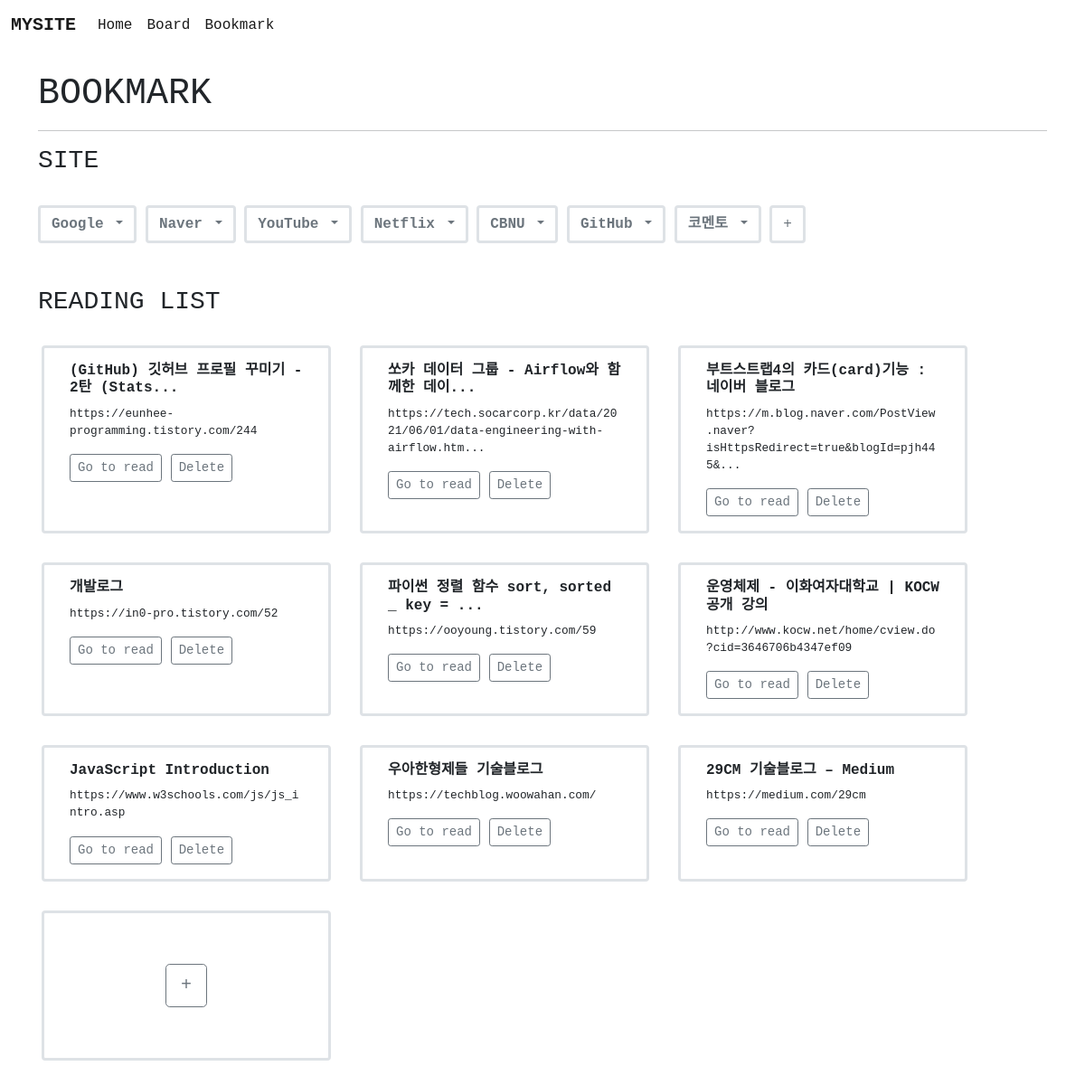
The app's page /book/, older data.
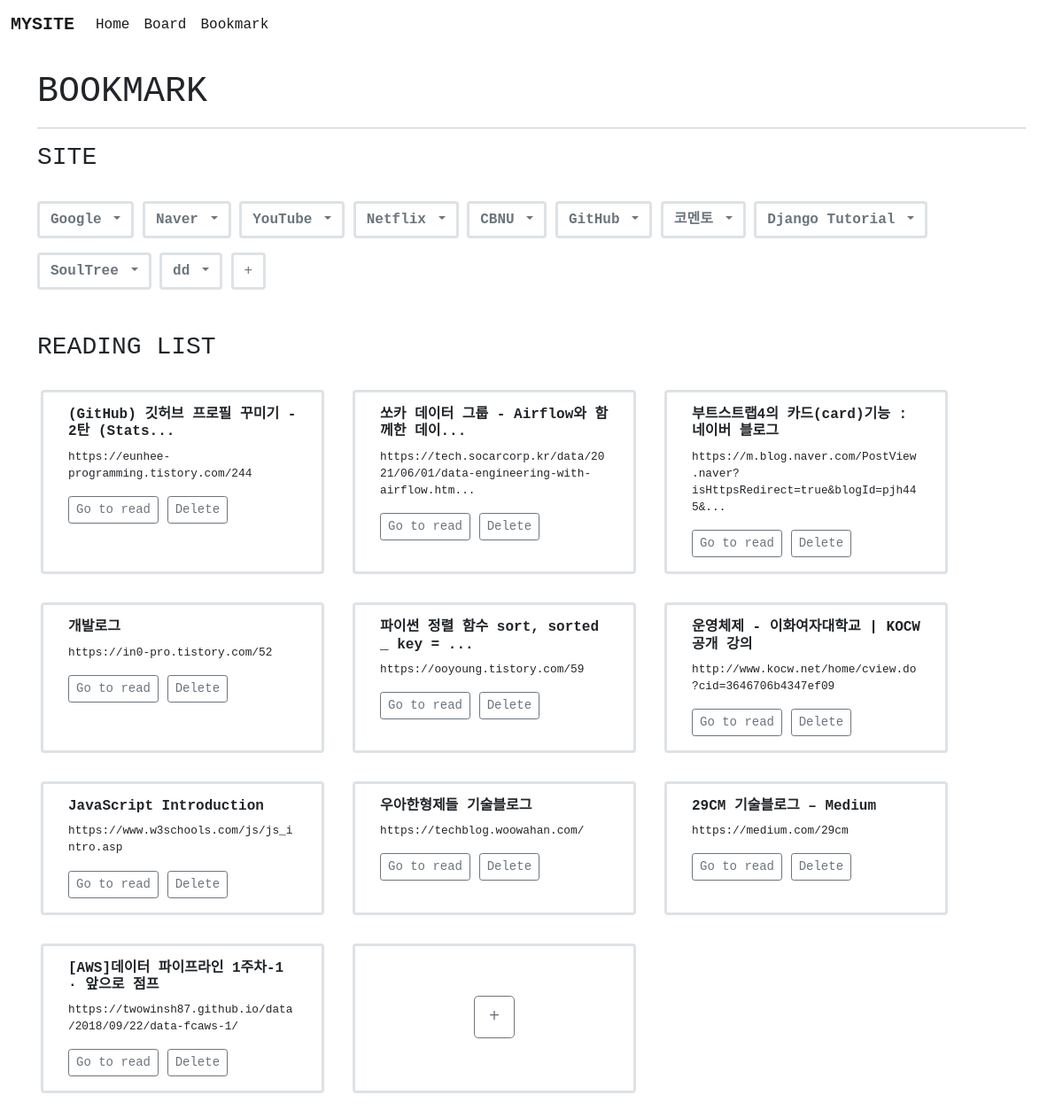
The same page, newer data.
### book/models.py (models this page shows, shortened)
class Book(models.Model):
    site_name = models.CharField(max_length=30)
    site_url = models.TextField()

class Read(models.Model):
    read_url = models.TextField()
    title = models.CharField(max_length=100,null = True)
    def summary(self):
        if len(self.read_url) >= 75:
            return self.read_url[:75] + "..."
        return self.read_url
    def t_summary(self):
        if len(self.title) >= 32:
            return self.title[:32] + "..."
        return self.title

### book/views.py (the view)
# urls.py: path('', views.index, name = 'index'),
def index(request):
    b=Book.objects.all()
    r=Read.objects.all()
    context={
        'blist' : b,
        'rlist' : r,
    }
    return render(request, 'book/index.html', context)

### template/book/index.html (shortened to what this page needs)
{% extends 'base.html' %}
{% block content %}
<div class = 'container mt-4 jm'>
    <H1>BOOKMARK</H1>
    <hr>
    <h3>SITE</h3>
</div>
<div class = 'dropdown container mt-3 jm'>
    {% for i in blist %}
    <button class="border border-3 btn btn-outline-secondary dropdown-toggle mt-3" type="button" data-bs-toggle="dropdown" aria-expanded="false">
       <b>{{ i.site_name }}</b>
    </button>
    {% endfor%}
    <a href = "{% url 'book:create' %}"><button type="button" class="border border-3 btn btn-outline-secondary mt-3" >+</button></a>
</div>
<div class = 'container mt-5 jm'>
    <h3>READING LIST</h3>
</div>
<div class = 'container mt-3 mb-5'>
    <div class = 'row jm'>
        {% for j in rlist %}
        <div class="border border-3 col-4 m-3 card" style="width: 20rem;">
            <div class="card-body">
                <h5 class="card-title" style="font-size: 100%;"><b>{{ j.t_summary }}</b></h5>
                <p class="card-text" style="font-size: 80%;">{{ j.summary }}</p>
                <a href="{{ j.read_url }}" target = '_blank' class="btn btn-outline-secondary btn-sm">
                    Go to read
                </a>
                <a href="{% url 'book:r_delete' j.id %}"><button class = "btn btn-outline-secondary btn-sm">
                    Delete
                </button></a>
            </div>
        </div>
        {% endfor %}
        <div class='border border-3 m-3 card ' style="width: 20rem;">
            <div class="card-body" style="margin:0 auto;">
                <a href = "{% url 'book:r_create' %}" class = "btn btn-outline-secondary btn-lg" style = "margin:40px auto;">+</a>
            </div>
        </div>
    </div>
</div>
{% endblock %}

Row changes from the older to the newer data that the page shows:
added Book: site_name "Django Tutorial"
added Book: site_name "SoulTree"
added Book: site_name "dd"
added Read: t_summary "[AWS]데이터 파이프라인 1주차-1 · 앞으로 점프", summary "https://twowinsh87.github.io/data/2018/09/22/data-fcaws-1/"
